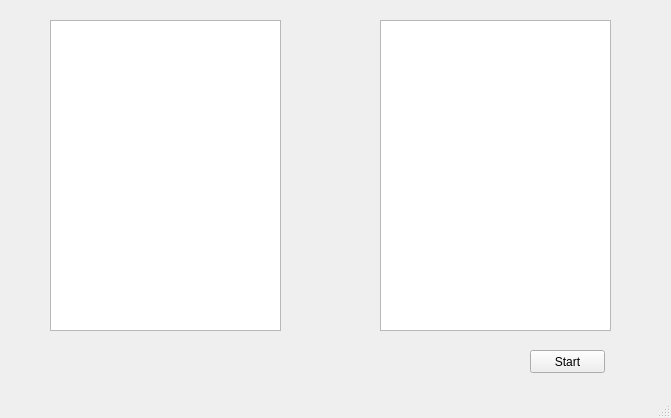
<?xml version="1.0" encoding="UTF-8"?>
<ui version="4.0">
 <class>MainWindow</class>
 <widget class="QMainWindow" name="MainWindow">
  <property name="geometry">
   <rect>
    <x>0</x>
    <y>0</y>
    <width>671</width>
    <height>418</height>
   </rect>
  </property>
  <property name="windowTitle">
   <string>MainWindow</string>
  </property>
  <widget class="QWidget" name="centralwidget">
   <widget class="QPushButton" name="pushButton">
    <property name="geometry">
     <rect>
      <x>530</x>
      <y>350</y>
      <width>75</width>
      <height>23</height>
     </rect>
    </property>
    <property name="text">
     <string>Start</string>
    </property>
   </widget>
   <widget class="QListWidget" name="listRandom">
    <property name="geometry">
     <rect>
      <x>50</x>
      <y>20</y>
      <width>231</width>
      <height>311</height>
     </rect>
    </property>
   </widget>
   <widget class="QListWidget" name="listSort">
    <property name="geometry">
     <rect>
      <x>380</x>
      <y>20</y>
      <width>231</width>
      <height>311</height>
     </rect>
    </property>
   </widget>
  </widget>
  <widget class="QMenuBar" name="menubar">
   <property name="geometry">
    <rect>
     <x>0</x>
     <y>0</y>
     <width>671</width>
     <height>22</height>
    </rect>
   </property>
  </widget>
  <widget class="QStatusBar" name="statusbar"/>
 </widget>
 <resources/>
 <connections/>
</ui>
